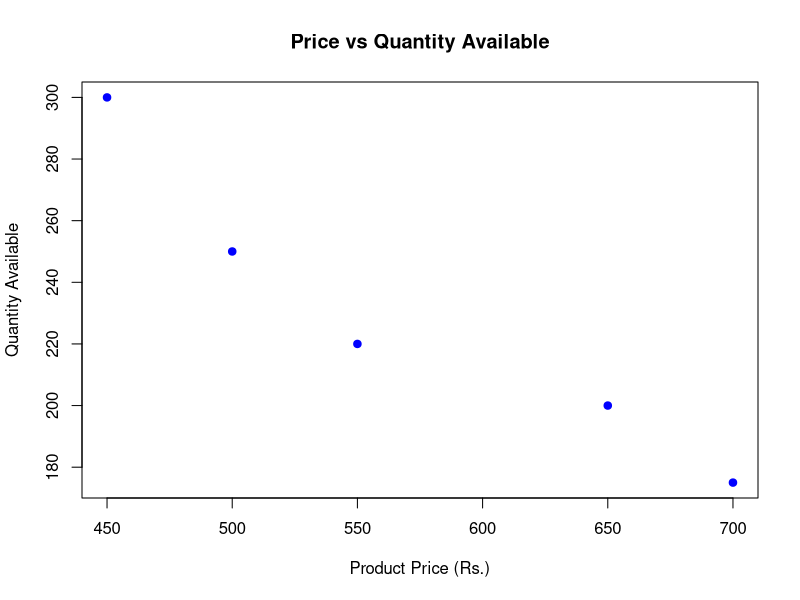

This chart was generated by the following R code:
# Product Price (Sample Data)
price <- c(500,700,450,650,550)

# Quantity
quantity <- c(250,175,300,200,220)

# Scatter Plot
plot(price, quantity,
     main="Price vs Quantity Available",
     xlab="Product Price (Rs.)",
     ylab="Quantity Available",
     pch=19,
     col="blue")
